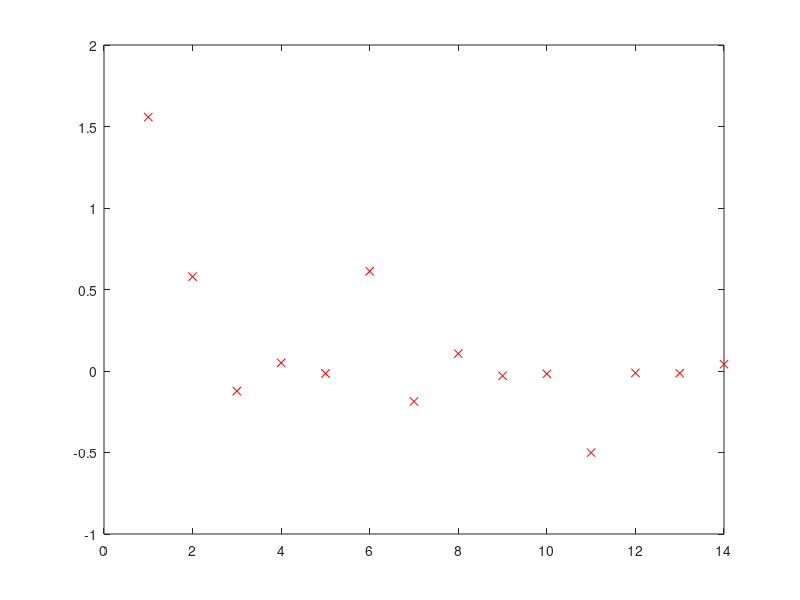

Write MATLAB code to recreate this figure. (Note: this script raises an error after producing the figure.)
% am definit functia
n = 1:14;
f = (3*tan(n.^2))./(n.^2+2);

% plot pt functie
plot(n, f, 'rx');
hold on

% punctele de interpolare definite
x_interp = 1:0.01:14;

% calculam val fct in pct de interpolare
f_interp=(3*tan(x_interp.^2))./(x_interp.^2+2);

% plot Lagrange interp. polinom
plot(x_interp, lagrange_324(n, f, x_interp), 'b');

% aproximari pt f(2.5) si f(8.75)
f_2_5 = lagrange_324(n, f, 2.5);
f_8_75 = lagrange_324(n, f, 8.75);

% rezultate aproximari
fprintf('Aproximare f(2.5): %f\n', f_2_5);
fprintf('Aproximare f(8.75): %f\n', f_8_75);
